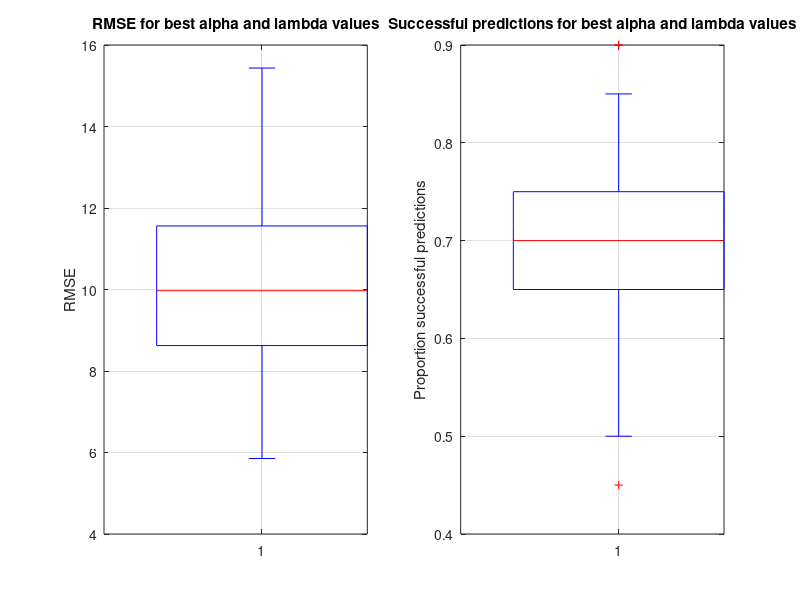
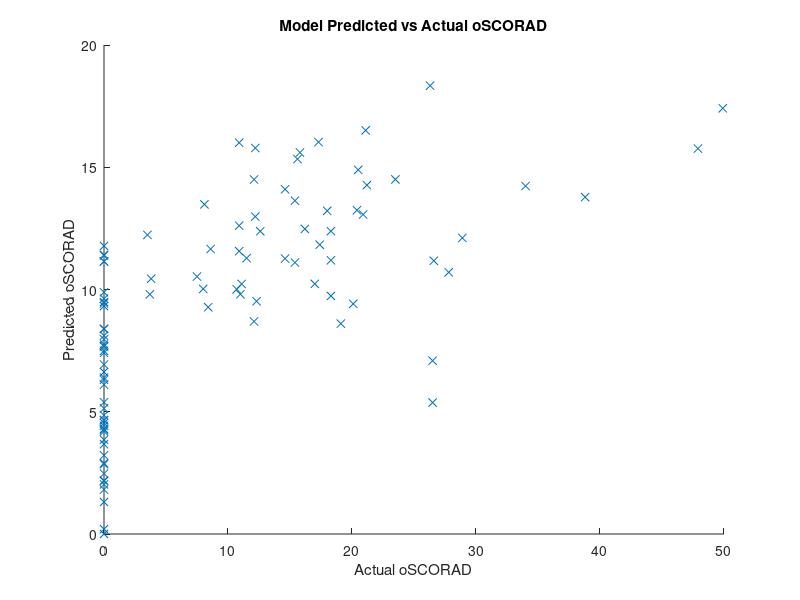

Recreate these plots in MATLAB, in order. (Note: this script raises an error after producing the figures.)
%% Test script to draw graphs

% Clean slate
clear
clc
close all

% Load the data as it would've existed
load('post-ENET-variables.mat');


%% Create boxplots to evaluate the model prediction

boxPredEval = figure('name', 'Prediction Evaluation');
set(gcf, 'Position', [100, 800, 1000, 400])

% Create a boxplot of the RMSE
subplot(1,2,1);
boxplot(predPerf);
title('RMSE for best alpha and lambda values');
grid on;
ylabel('RMSE');

% Create a boxplot of the prediction success
subplot(1,2,2);
boxplot(predSucc);
title('Successful predictions for best alpha and lambda values');
grid on;
ylabel('Proportion successful predictions');


%% Create graph to show prediction correlation

% Plot the graph
predVsAct = figure('name', 'Predicted vs Actual oSCORAD');
scatter(objSCORAD, yPred, 'x');
title('Model Predicted vs Actual oSCORAD');
xlabel('Actual oSCORAD');
ylabel('Predicted oSCORAD');

% Add upper reference lines
upperLine = refline([1, 10]);
upperLine.Color = 'r';
upperLine.LineStyle = '--';

% Add middle reference lines
middleLine = refline([1, 0]);
middleLine.Color = 'r';

% Add lower reference lines
lowerLine = refline([1, -10]);
lowerLine.Color = 'r';
lowerLine.LineStyle = '--';

% Set the axes
maxAxis = max(max(objSCORAD), max(yPred));
axis([0, maxAxis, 0, maxAxis]);
axis square


%% Create graphs to show alpha and lambda performance
alpLamPerf = figure('name', 'Alpha and lambda performance');
set(gcf, 'Position', [100, 100, 1600, 400])

% Draw a 3D graphs with all 3 variables
subplot(1,3,1);
scatter3(bestAlpha, bestLambda, predPerf, 'x');
title('Alpha vs Lambda vs RMSE');
xlabel('Alpha');
ylabel('Lambda');
zlabel('RMSE');
axis square

% Draw a 2D alpha vs RMSE plot
subplot(1,3,2);
scatter(bestAlpha, predPerf, 'x');
title('Alpha vs RMSE');
xlabel('Alpha');
ylabel('RMSE');
axis square


% Draw a 2D alpha vs RMSE plot
subplot(1,3,3);
scatter(bestLambda, predPerf, 'x');
title('Lambda vs RMSE');
xlabel('Lambda');
ylabel('RMSE');
axis square

%% Create graph to show prediction correlation

% Plot the graph
residualVsActual = figure('name', 'Residual vs Actual oSCORAD');
scatter(objSCORAD, residuals, 'x');
title('Residual vs Actual oSCORAD');
xlabel('Actual oSCORAD');
ylabel('Residual');
